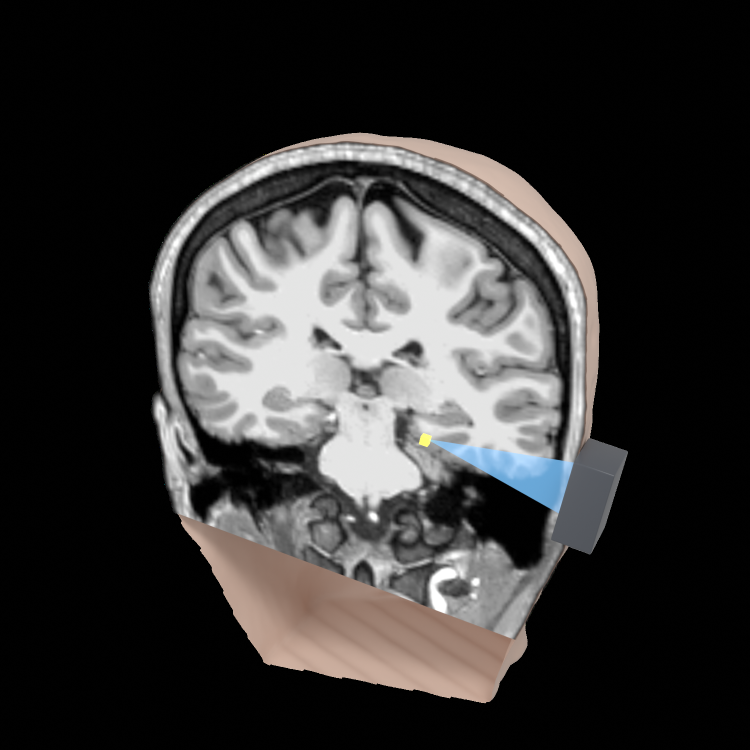
%> input picture figures/fig1_3d/context_render.png, 1500 x 1500 px (shown at 1/2 size)
$ octave fig1_imaging_v3.m   (GNU Octave 9; MATLAB toolbox functions it lacks are replaced by stand-ins)
%> lines starting %> are read from the running program, lines starting %| are printed output that depends on the picture
% ISBI 2027 Figure 1, third design (2026-10-20, Omer: "a good 3d plot showing the different components ... with lines
% explaining what each component is ... and one bar link budget below, in addition of course to C").
% A: Blender renders (fig1_3d/): participant S1's head cut along a plane through the beam (real T1 slice), probe on the
%    left temporal window, beam to a preset voxel 5 cm deep; enlarged core along the beam with the budget's layers to
%    scale in depth; leader lines name each component and its two-way loss.
% B: the link budget as one bar per stage (echo; speech response), from figdata/fig1_data_k2.json (linkbudget/).
% C: unchanged from fig1_imaging.m.
% Run from the repository root: matlab -batch "run('figures/fig1_imaging_v3.m')"   (add -licmode onlinelicensing for an online licence)
P = [fileparts(mfilename('fullpath')) filesep];   % the figures/ directory of this repository
if ~exist([P 'figs'], 'dir'), mkdir([P 'figs']); end
R3 = [P 'fig1_3d/'];
D = jsondecode(fileread([P 'figdata/fig1_data_k2.json'])); B5 = D.budget5;   % K = 2 budget (Phase E4)
FN = 'Liberation Sans'; FS = 7;
set(groot, 'defaultAxesFontName', FN, 'defaultTextFontName', FN, 'defaultAxesFontSize', FS, 'defaultTextFontSize', FS, ...
    'defaultAxesTickDir', 'out', 'defaultAxesBox', 'off', 'defaultAxesLineWidth', 0.6, 'defaultAxesTickLength', [0.012 0.012]);
INK = [0.15 0.15 0.15]; GREY = [0.45 0.45 0.45]; LGREY = [0.62 0.62 0.62];
C_SKIN = [0.86 0.58 0.44]; C_BONE = [0.93 0.89 0.78]; C_BONE2 = [0.82 0.77 0.64]; C_BRAIN = [0.72 0.66 0.68]; C_PROBE = [0.30 0.31 0.33];
C_LOSS = [0.86 0.42 0.18]; C_GAIN = [0.16 0.45 0.80]; C_ECHO = [0.55 0.55 0.58]; TOT3 = [0.30 0.30 0.30];
er = cellfun(@(r) r{2}, B5.echo_rows); fr = cellfun(@(r) r{2}, B5.func_rows); nat = B5.native_dB(:)';
fig = figure('Units', 'centimeters', 'Position', [1 1 8.6 11.66], 'Color', 'w');

% ================= A: renders
[Ic, oc] = loadcrop([R3 'context_render.png']); Ac = jsondecode(fileread([R3 'context_render.json']));
%> in loadcrop, I is the input picture: size 1500x1500x3 uint8; mean R, G, B 53.3, 52, 51.4
%> in loadcrop, `I = I .* a + (1 - a)`:
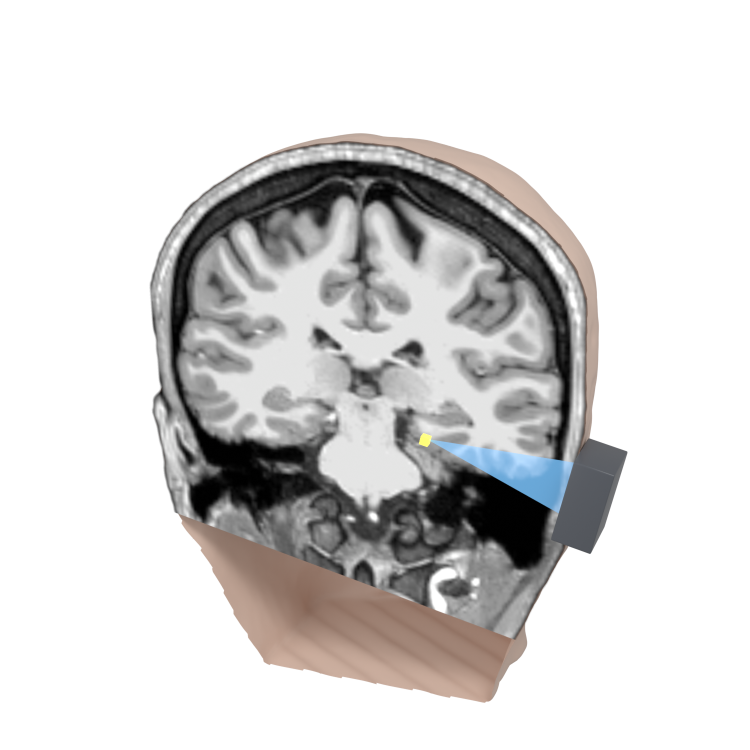
%> I: size 1500x1500x3 double (shown at 1/2 size); mean R, G, B 0.839, 0.834, 0.832
%> in loadcrop, `r = find(any(a > 0.02, 2))`: r = 1140 values from 267 to 1406
%> in loadcrop, `c = find(any(a > 0.02, 1))`: c = 958 values from 299 to 1256
%> in loadcrop, `r0 = max(r(1) - pad, 1)`: r0 = 261
%> in loadcrop, `r1 = min(r(end) + pad, size(I, 1))`: r1 = 1412
%> in loadcrop, `c0 = max(c(1) - pad, 1)`: c0 = 293
%> in loadcrop, `c1 = min(c(end) + pad, size(I, 2))`: c1 = 1262
%> in loadcrop, `I = I(r0:r1, c0:c1, :)`:
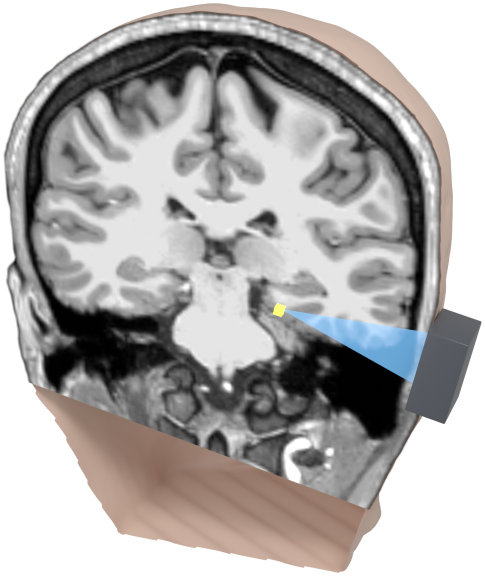
%> I: size 1152x970x3 double (shown at 1/2 size); mean R, G, B 0.677, 0.667, 0.662
%> in loadcrop, `o = [c0 - 1, r0 - 1]`: o = [292 260]
%> after `[Ic, oc] = loadcrop([R3 'context_render.png'])`: oc = [292 260]
[Ik, ok_] = loadcrop([R3 'core_render.png']); Ak = jsondecode(fileread([R3 'core_render.json']));
%> call 2 of loadcrop, with f = 'figures/fig1_3d/core_render.png'
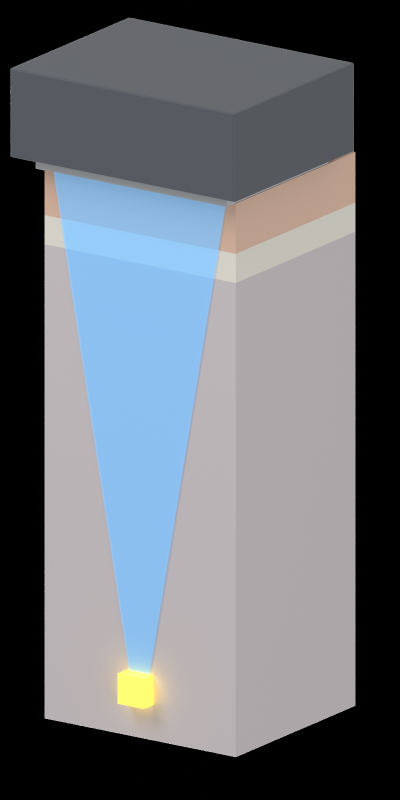
%> input picture figures/fig1_3d/core_render.png, 800 x 1600 px (shown at 1/2 size)
%> in loadcrop, I is the input picture: size 1600x800x3 uint8; mean R, G, B 105.6, 110.3, 117.3
%> in loadcrop (call 2), `[I, ~, a] = imread(f)`:
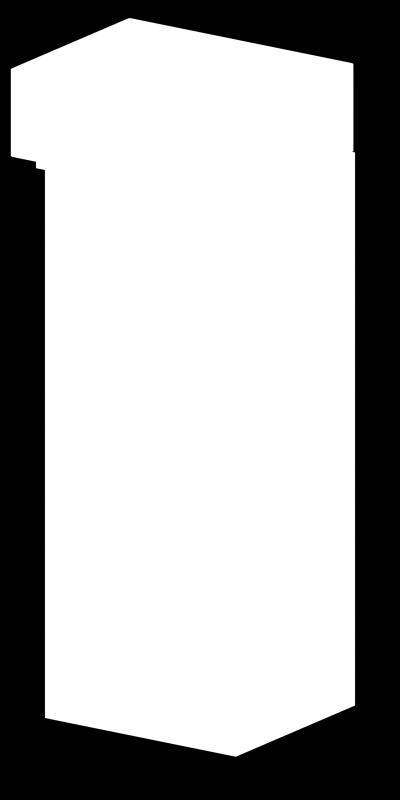
%> a: size 1600x800 uint8 (shown at 1/2 size); min 0, max 255, mean 174.5
%> in loadcrop (call 2), `I = I .* a + (1 - a)`:
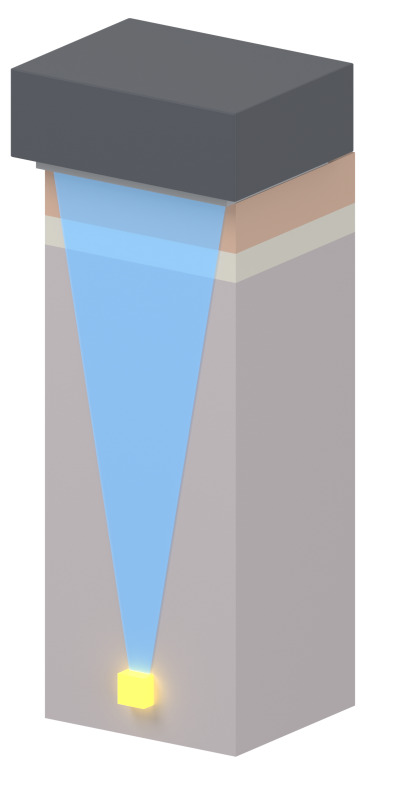
%> I: size 1600x800x3 double (shown at 1/2 size); mean R, G, B 0.727, 0.746, 0.774
%> in loadcrop (call 2), `r = find(any(a > 0.02, 2))`: r = 1479 values from 36 to 1514
%> in loadcrop (call 2), `c = find(any(a > 0.02, 1))`: c = 690 values from 22 to 711
%> in loadcrop (call 2), `r0 = max(r(1) - pad, 1)`: r0 = 30
%> in loadcrop (call 2), `r1 = min(r(end) + pad, size(I, 1))`: r1 = 1520
%> in loadcrop (call 2), `c0 = max(c(1) - pad, 1)`: c0 = 16
%> in loadcrop (call 2), `c1 = min(c(end) + pad, size(I, 2))`: c1 = 717
%> in loadcrop (call 2), `I = I(r0:r1, c0:c1, :)`:
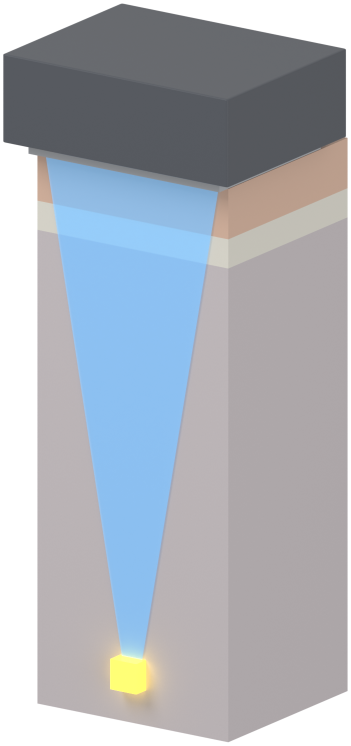
%> I: size 1491x702x3 double (shown at 1/2 size); mean R, G, B 0.667, 0.689, 0.723
%> in loadcrop (call 2), `o = [c0 - 1, r0 - 1]`: o = [15 29]
%> after `[Ik, ok_] = loadcrop([R3 'core_render.png'])`: ok_ = [15 29]
hc = 3.3; wc = hc * size(Ic, 2) / size(Ic, 1); yc = 7.15;
%> after `wc = hc * size(Ic, 2) / size(Ic, 1)`: wc = 2.78
axc = axes(fig, 'Units', 'centimeters', 'Position', [0.05 yc wc hc]); image(axc, Ic); axis(axc, 'image', 'off');
hk = 4.25; wk = hk * size(Ik, 2) / size(Ik, 1); xk = 0.05 + wc + 0.3; yk = 7.1;
%> after `wk = hk * size(Ik, 2) / size(Ik, 1)`: wk = 2
%> after `xk = 0.05 + wc + 0.3`: xk = 3.13
axk = axes(fig, 'Units', 'centimeters', 'Position', [xk yk wk hk]); image(axk, Ik); axis(axk, 'image', 'off');
ov = axes(fig, 'Units', 'centimeters', 'Position', [0 0 8.6 11.66], 'XLim', [0 8.6], 'YLim', [0 11.66], 'Visible', 'off'); hold(ov, 'on');
c2f = @(a, o, I, x0, y0, w, h) [x0 + (a(1) - o(1)) / size(I, 2) * w, y0 + h - (a(2) - o(2)) / size(I, 1) * h];
pc = c2f(Ac.anchors.probe, oc, Ic, 0.05, yc, wc, hc); vc = c2f(Ac.anchors.voxel, oc, Ic, 0.05, yc, wc, hc);
%> after `pc = c2f(Ac.anchors.probe, oc, Ic, 0.05, yc, wc, hc)`: pc = [2.59 8.36]
%> after `vc = c2f(Ac.anchors.voxel, oc, Ic, 0.05, yc, wc, hc)`: vc = [1.66 8.68]
k = @(nm) c2f(Ak.anchors.(nm), ok_, Ik, xk, yk, wk, hk);
plot(ov, [pc(1) k('top_left')*[1;0]], [pc(2) k('top_left')*[0;1]], '--', 'Color', LGREY, 'LineWidth', 0.5);
plot(ov, [vc(1) k('bottom_left')*[1;0]], [vc(2) k('bottom_left')*[0;1]], '--', 'Color', LGREY, 'LineWidth', 0.5);
text(ov, 0.1, yc - 0.03, 'S1, MRI through the beam', 'Color', GREY, 'FontSize', FS - 0.5, 'VerticalAlignment', 'top');
text(ov, 8.55, yk - 0.03, sprintf('two-way: the echo returns %.1f dB below the noise', -er(9)), 'Color', INK, 'FontSize', FS - 0.5, 'VerticalAlignment', 'top', 'HorizontalAlignment', 'right');
% labels with leader lines, right of the core
xl = xk + wk + 0.22;
%> xl = 5.35
LB = {'probe', 11.1, 'Probe, 20-mm aperture', sprintf('%.1f dB; aberration %.1f', er(7), er(6));
      'scalp', 10.25, 'Scalp and muscle, 5 mm', sprintf('%.1f dB', er(4));
      'bone', 9.4, 'Temporal bone, 2.9 mm', sprintf('%.1f dB; surfaces %.1f', er(2), er(3));
      'brain', 8.4, 'Brain, 4.2 cm', sprintf('%.1f dB; clutter %.1f', er(5), er(8));
      'voxel', 7.45, 'Voxel 5 cm deep', '27 mm^3, the target'};
for i = 1:size(LB, 1)
    a = k(LB{i, 1}); y = LB{i, 2};
    plot(ov, [a(1) xl - 0.06], [a(2) y - 0.05], '-', 'Color', INK, 'LineWidth', 0.45);
    plot(ov, a(1), a(2), '.', 'Color', INK, 'MarkerSize', 5);
    text(ov, xl, y + 0.12, LB{i, 3}, 'FontSize', FS, 'Color', INK, 'VerticalAlignment', 'middle');
    text(ov, xl, y - 0.19, LB{i, 4}, 'FontSize', FS, 'Color', C_LOSS * 0.9, 'VerticalAlignment', 'middle');
end
%> this loop made 5 passes
%> a on passes 1 to 5: [4.43 10.55], [4.43 10.13], [4.43 9.9], [4.43 8.67], [3.91 7.48]
text(ov, 0.0, 11.5, 'A', 'FontSize', 10, 'VerticalAlignment', 'middle');

% ================= B: left-to-right waterfall of the speech signal in one 2-s scan (values rounded)
% 1 perfect echo averaged over one 2-s scan (+19.9 = 48 samples + 10 images - 7.0); 2 skull and brain: with the echo 9.9 dB
% below the noise only s/(1+s) = 9% of the measured power is blood (-20.7 = counted twice + saturation); 3 speech changes
% blood volume by 4.5% (+ physiological noise, -27.2); 4 only 26% is sentence-specific (+ smaller fMRI voxel, -13.5);
% 5 ultrasound = -41.5; 6 fMRI median voxel -18.2; gap = noise added, 22 to 24 dB.
if numel(fr) == 11, fr = [fr(1:3); fr(4) + fr(9); fr(5:8); fr(10:11)]; end   % K = 10 data folded to the K = 2 row layout
sb = 10 ^ (er(9) / 10); fb = sb / (1 + sb); st = fr(3) + fr(4); us = fr(10); fm = mean(nat);
STEPS = {'total', st, C_PROBE * 0.5 + 0.5, {'perfect', 'echo'};
         'step', fr(1) + fr(2), C_LOSS * 0.8 + 0.2, {'echo is', sprintf('%.0f%% blood', 100 * fb)};   % a loss: orange like the other losses
         'step', fr(5) + fr(6), C_LOSS, {'response', 'is 4.5%'};
         'step', fr(8) + fr(9), C_LOSS * 0.55 + 0.45, {'26%', 'specific'};
         'total', us, TOT3, {'ultra-', 'sound'};
         'total', fm, C_GAIN, {'fMRI'}};
bx = axes(fig, 'Units', 'centimeters', 'Position', [1.25 4.55 6.95 1.95]); hold(bx, 'on');
yline(bx, 0, '-', 'Color', [0.6 0.6 0.6], 'LineWidth', 0.5);
run = 0; w = 0.62; n = size(STEPS, 1);
for i = 1:n
    v = STEPS{i, 2};
    if strcmp(STEPS{i, 1}, 'total'), a = 0; b = v; run = v; s = sprintf('%+.1f', v); if v < 0, s = sprintf('%.1f', v); end; fw = 'bold';
    else, a = run; b = run + v; run = b; s = sprintf('%.1f', v); fw = 'normal'; end
    rectangle(bx, 'Position', [i - w / 2 min(a, b) w abs(b - a)], 'FaceColor', STEPS{i, 3}, 'EdgeColor', 'none');
    if i < 4, plot(bx, [i + w / 2 i + 1 - w / 2], [run run], '-', 'Color', GREY, 'LineWidth', 0.4); end
    if b >= a, ty = b + 1.5; va = 'bottom'; else, ty = min(a, b) - 1.5; va = 'top'; end
    if strcmp(STEPS{i, 1}, 'total') && v < 0, ty = v - 1.5; va = 'top'; end
    text(bx, i, ty, s, 'HorizontalAlignment', 'center', 'VerticalAlignment', va, 'FontSize', FS, 'Color', INK, 'FontWeight', fw);
    text(bx, i, -57.5, STEPS{i, 4}, 'HorizontalAlignment', 'center', 'VerticalAlignment', 'top', 'FontSize', FS - 1, 'Color', INK);
end
plot(bx, [4 + w / 2 5 - w / 2], [us us], '-', 'Color', GREY, 'LineWidth', 0.4);
% medians only (Omer): the Monte Carlo range of this voxel is not drawn
GAP = [0.70 0.12 0.10]; xa = 5.5;                                                  % the comparison the paper is about
plot(bx, [5 + w / 2 xa], [us us], ':', 'Color', GAP, 'LineWidth', 0.8); plot(bx, [xa 6 - w / 2], [fm fm], ':', 'Color', GAP, 'LineWidth', 0.8);
annotation_arrow(bx, [xa (us + fm) / 2], [xa fm], GAP); annotation_arrow(bx, [xa (us + fm) / 2], [xa us], GAP);
text(bx, 6 + w / 2 + 0.1, (us + fm) / 2, {'SNR change', sprintf('%.0f to %.0f dB', us - min(nat), us - max(nat))}, 'FontSize', FS, 'Color', GAP, 'FontWeight', 'bold', 'VerticalAlignment', 'middle');
text(bx, 8.0, 1.0, 'signal = noise', 'FontSize', FS - 1, 'Color', GREY, 'VerticalAlignment', 'bottom', 'HorizontalAlignment', 'right');
set(bx, 'XLim', [0.4 8.0], 'YLim', [-50 24], 'XTick', [], 'XColor', 'none', 'YTick', -40:20:20, 'Clipping', 'off');
ylabel(bx, 'dB, one 2-s scan', 'FontSize', FS - 0.5);
text(ov, 0.0, 6.72, 'B', 'FontSize', 10, 'VerticalAlignment', 'middle');

% ================= C: SNR change of the readouts' voxels against distance, -10log10(1+f_v), plotted negative (Omer 2026-10-21: dB everywhere)
dx = axes(fig, 'Units', 'centimeters', 'Position', [1.25 0.85 5.55 2.32]); hold(dx, 'on');
ctr = (D.bins_mm(1:end - 1) + 2) / 10; ctr = ctr(:); SUB = {'S1', 'S2', 'S3'};
CS = {'usL10', [0.62 0.62 0.62], 0.0, true; 'usL50', INK, 0.72, false; 'usL90', [0.50 0.50 0.50], 0.72, false};
for r = [-6 -12 -18], plot(dx, [0.6 8.6], [r r], ':', 'Color', [0.55 0.55 0.55], 'LineWidth', 0.6); end
for r = [-6 -12 -18], text(dx, 8.7, r, sprintf('%d dB', r), 'Color', GREY, 'FontSize', FS, 'VerticalAlignment', 'middle'); end
text(dx, 8.7, -1.0, 'uniform noise', 'Color', GREY, 'FontSize', FS, 'VerticalAlignment', 'middle');
for kk = 1:3
    Q = nan(numel(ctr), 3, 3);
    for s = 1:3
        Bq = D.subjects.(SUB{s}).(CS{kk, 1}).binned;
        for i = 1:numel(ctr)
            if iscell(Bq), bq = Bq{i}; else, bq = Bq(i, :); end; if iscell(bq), bq = cellfun(@numornan, bq); end
            Q(i, :, s) = bq(1:3);
        end
    end
    q = -mean(Q, 3); q = q(:, [3 2 1]); okq = all(~isnan(Q(:, 2, :)), 3); col = CS{kk, 2};
    if CS{kk, 4}, plot(dx, ctr(okq), q(okq, 2), '--', 'Color', col, 'LineWidth', 1.0);
    else
        fc = col + (1 - col) * CS{kk, 3};
        patch(dx, [ctr(okq); flipud(ctr(okq))], [q(okq, 1); flipud(q(okq, 3))], fc, 'EdgeColor', 'none', 'FaceAlpha', 0.75);
        plot(dx, ctr(okq), q(okq, 2), '-', 'Color', col, 'LineWidth', 1.4);
    end
end
text(dx, 7.0, -49, 'median', 'Color', INK, 'HorizontalAlignment', 'center');
text(dx, 2.6, -2.6, 'optimistic', 'Color', [0.40 0.40 0.40], 'HorizontalAlignment', 'center');
text(dx, 3.3, -44.5, 'pessimistic', 'Color', [0.45 0.45 0.45], 'HorizontalAlignment', 'center');
set(dx, 'XLim', [0.6 8.6], 'XTick', 1:8, 'YLim', [-54 0], 'YTick', -48:12:0);
xlabel(dx, 'Distance from the probe (cm)'); ylabel(dx, 'SNR change (dB)');
text(dx, 0.62, 1.03, 'SNR change with simulated ultrasound, one probe', 'Units', 'normalized', 'FontSize', 8, 'HorizontalAlignment', 'center', 'VerticalAlignment', 'bottom');
text(dx, -0.2, 1.0, 'C', 'Units', 'normalized', 'FontSize', 10, 'VerticalAlignment', 'bottom');
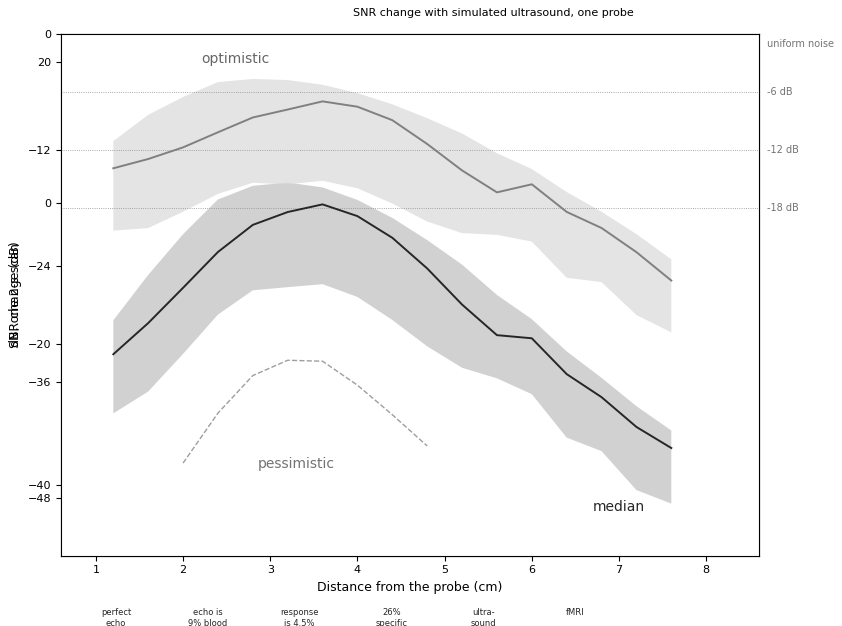
%> figure redrawn from the program's plot data, 5 panels

exportgraphics(fig, [P 'figs/fig1_imaging_v3.pdf'], 'ContentType', 'vector', 'BackgroundColor', 'white');
exportgraphics(fig, [P 'figs/fig1_imaging_v3.png'], 'Resolution', 300, 'BackgroundColor', 'white'); close(fig);
disp('fig1 v3 done');

function barrow(ax, x, segs, INK, FS)
% one bar: from the start value x, each segment a loss drawn leftwards, label centred inside
    for i = 1:size(segs, 1)
        v = segs{i, 1}; rectangle(ax, 'Position', [x + v 0 -v 1], 'FaceColor', segs{i, 2}, 'EdgeColor', 'w', 'LineWidth', 0.4);
        if ~isempty(segs{i, 3}), text(ax, x + v / 2, 0.5, segs{i, 3}, 'HorizontalAlignment', 'center', 'FontSize', FS - 0.5, 'Color', INK); end
        x = x + v;
    end
    plot(ax, [0 0], [-0.25 0], '-', 'Color', INK, 'LineWidth', 0.9); plot(ax, [0 0], [1 1.25], '-', 'Color', INK, 'LineWidth', 0.9);
end
function annotation_arrow(ax, p0, p1, col)
    plot(ax, [p0(1) p1(1)], [p0(2) p1(2)], '-', 'Color', col, 'LineWidth', 0.6);
    d = p1 - p0; xl = diff(get(ax, 'XLim')); yl = diff(get(ax, 'YLim')); pos = get(ax, 'Position');
    dc = [d(1) / xl * pos(3), d(2) / yl * pos(4)]; u = dc / norm(dc); nrm = [-u(2) u(1)]; L = 0.12; W = 0.05;
    tip = [p1(1) / xl * pos(3), p1(2) / yl * pos(4)];
    b1 = tip - L * u + W * nrm; b2 = tip - L * u - W * nrm; cv = @(q) [q(1) * xl / pos(3), q(2) * yl / pos(4)];
    t0 = cv(tip); c1 = cv(b1); c2 = cv(b2); patch(ax, [t0(1) c1(1) c2(1)], [t0(2) c1(2) c2(2)], col, 'EdgeColor', 'none');
end
function [I, o] = loadcrop(f)
    [I, ~, a] = imread(f); a = double(a) / 255; I = double(I) / 255;
    I = I .* a + (1 - a); r = find(any(a > 0.02, 2)); c = find(any(a > 0.02, 1)); pad = 6;
    r0 = max(r(1) - pad, 1); r1 = min(r(end) + pad, size(I, 1)); c0 = max(c(1) - pad, 1); c1 = min(c(end) + pad, size(I, 2));
    I = I(r0:r1, c0:c1, :); o = [c0 - 1, r0 - 1];
end
function v = numornan(x)
    if isempty(x), v = nan; elseif iscell(x), v = cellfun(@numornan, x); else, v = double(x); end
end
